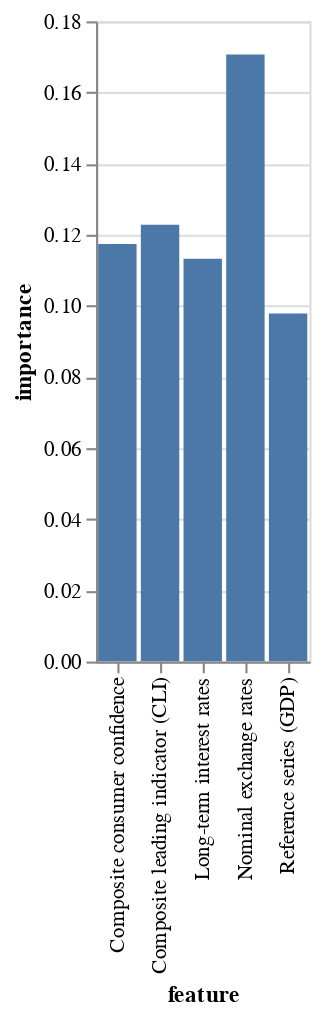

Source (notebook cell):
### Code cell
if isinstance(coeffs, pl.DataFrame):
    coeffs.sort(by='importance',
                descending=True).head().plot.bar(x='feature',
                                                 y='importance').show()

### Figure 1 — Vega-Lite specification as saved in the notebook (floating-point values rounded to 4 significant figures)
{"config": {"view": {"continuousWidth": 300, "continuousHeight": 300}}, "data": {"name": "data-4bcea997c206a3d69685bc95b493e1a5"}, "mark": {"type": "bar", "tooltip": true}, "encoding": {"x": {"field": "feature", "type": "nominal"}, "y": {"field": "importance", "type": "quantitative"}}, "params": [{"name": "param_1e9efca18e7a2868", "select": {"type": "interval", "encodings": ["x", "y"]}, "bind": "scales"}], "$schema": "https://vega.github.io/schema/vega-lite/v6.1.0.json", "datasets": {"data-4bcea997c206a3d69685bc95b493e1a5": [{"feature": "Nominal exchange rates", "importance": 0.1707}, {"feature": "Composite leading indicator (CLI)", "importance": 0.1228}, {"feature": "Composite consumer confidence", "importance": 0.1174}, {"feature": "Long-term interest rates", "importance": 0.1132}, {"feature": "Reference series (GDP)", "importance": 0.09785}]}}
